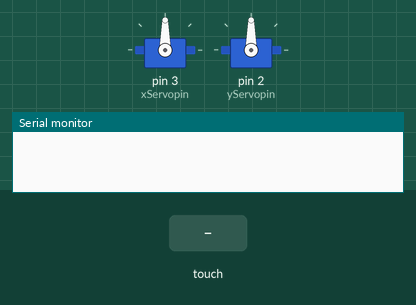
The sketch below on a simulated Arduino Uno, built with avr-gcc and run on an emulated ATmega328P. Shown: 2 × servo, the last lines printed to the serial monitor. The inputs (shaded band) are chosen by the test bench.

Above: at 1.2 s.
1.3 s: touch panel pressed at 62 % / 10 % of its raw x / y range
At 2.3 s:
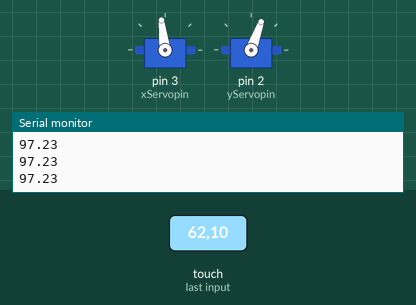
2.8 s: touch panel pressed at 13 % / 10 % of its raw x / y range
At 3.7 s:
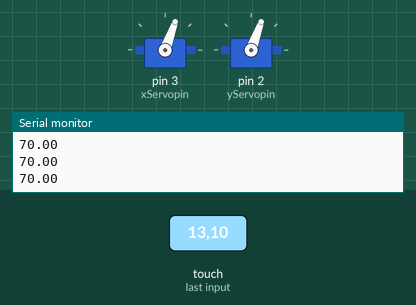
4.3 s: touch panel pressed at 38 % / 10 % of its raw x / y range
At 5.5 s:
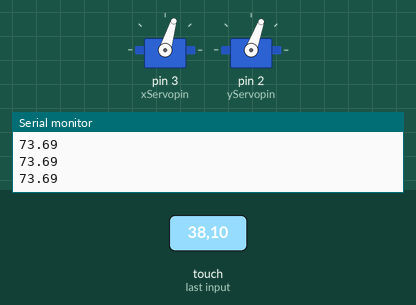
5.8 s: touch panel pressed at 38 % / 30 % of its raw x / y range
At 7.0 s:
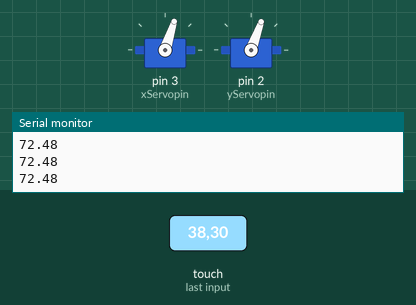
7.3 s: touch panel pressed at 38 % / 70 % of its raw x / y range
At 8.1 s:
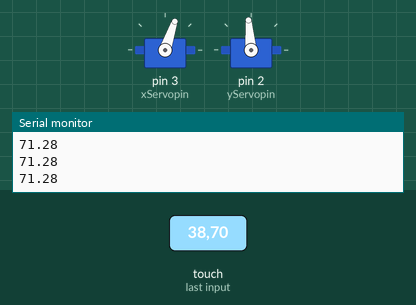
8.8 s: touch panel pressed at 62 % / 70 % of its raw x / y range
At 9.6 s:
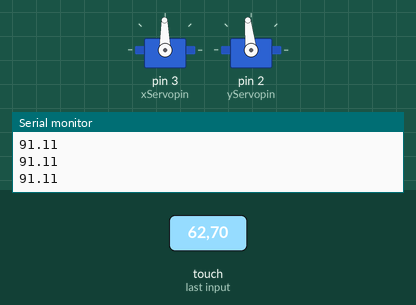
Timing chart, 0 to 11.3 s (numbered marks = the images above; inputs shaded):
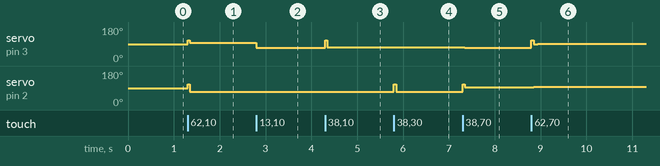

Measured:
- after the input at 1.3 s, servo on pin 3 (xServopin): 90° → 97° at once; servo on pin 2 (yServopin): 90° → 70° at once
- after the input at 2.8 s, servo on pin 3 (xServopin): 97° → 70° at once
- after the input at 4.3 s, servo on pin 3 (xServopin): 70° → 73° at once
- after the input at 5.8 s, servo on pin 3 (xServopin): 73° → 72° after 0.09 s; servo on pin 2 (yServopin): 70° → 110° at once, → 70° 0.05 s later
- after the input at 7.3 s, servo on pin 3 (xServopin): 72° → 71° after 0.05 s; servo on pin 2 (yServopin): 70° → 95° at once
- after the input at 8.8 s, servo on pin 3 (xServopin): 71° → 90° at once, → 91° 0.13 s later; servo on pin 2 (yServopin): 95° → 96° after 0.05 s

The sketch:

sketch_jun15a.ino
```cpp
#include<Servo.h>
#include<TouchScreen.h>
#include<PID_v1.h>

float Kp=0.1,Ki=0.06,Kd=0.07;

#define XM A3
#define YM A2
#define XP A1
#define YP A0

//defining variables for use in PID()
double InputX,OutputX,SetpointX=550;
double InputY,OutputY,SetpointY=520;

//locating point xcoordinate =p.x,ycoordinate =p.y
TouchScreen ts=TouchScreen(XP,YP,XM,YM,711);

//attaching servo
int yServopin=2;
int xServopin=3;
Servo ServoX,ServoY;

//initialisng PID object
PID pidX(&InputX,&OutputX,&SetpointX,Kp,Ki,Kd,REVERSE);
PID pidY(&InputY,&OutputY,&SetpointY,Kp,Ki,Kd,REVERSE);

void setup() {
  // put your setup code here, to run once:
  Serial.begin(9600);
ServoX.attach(xServopin);
ServoY.attach(yServopin);
OutputX=90;
OutputY=90;
ServoX.write(OutputX);
ServoY.write(OutputY);

//PID
int st=40;
pidX.SetMode(AUTOMATIC);
pidX.SetOutputLimits(70,110);
pidX.SetSampleTime(st);
pidY.SetMode(AUTOMATIC);
pidY.SetOutputLimits(70,110);
pidY.SetSampleTime(st);

}

void loop() {
  // put your main code here, to run repeatedly:
TSPoint p=ts.getPoint();

InputX=p.x;
InputY=p.y;
if(p.z>ts.pressureThreshhold){

pidX.Compute();
pidY.Compute();
Serial.println(OutputX);
ServoX.write(OutputX);
ServoY.write(OutputY);
}
//delay(200);

}
```
